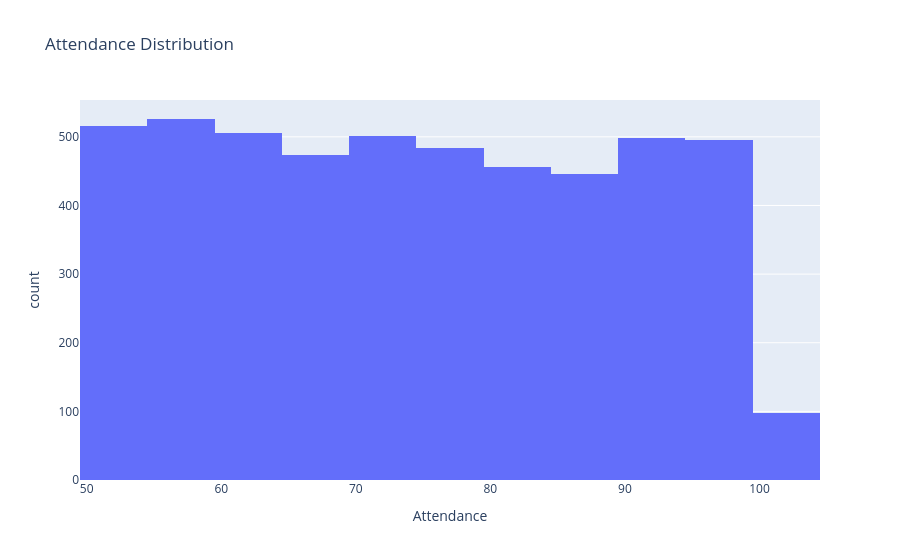

Notebook cell for this chart:
### Code cell
fig = px.histogram(
    df,
    x="Attendance",
    nbins=20,
    title="Attendance Distribution"
)

fig.show()

### Figure 1 — Plotly figure (JSON) as saved in the notebook; plotly's stock layout.template omitted (floating-point values rounded to 4 significant figures; data arrays with more than 128 entries replaced by an {"elided": "..."} marker saying what was removed)
{"data": [{"bingroup": "x", "hovertemplate": "Attendance=%{x}<br>count=%{y}<extra></extra>", "legendgroup": "", "marker": {"color": "#636efa", "pattern": {"shape": ""}}, "name": "", "nbinsx": 20, "orientation": "v", "showlegend": false, "type": "histogram", "x": {"elided": "5000 int values"}, "xaxis": "x", "yaxis": "y"}], "layout": {"barmode": "relative", "legend": {"tracegroupgap": 0}, "title": {"text": "Attendance Distribution"}, "xaxis": {"anchor": "y", "domain": [0, 1], "title": {"text": "Attendance"}}, "yaxis": {"anchor": "x", "domain": [0, 1], "title": {"text": "count"}}}}
